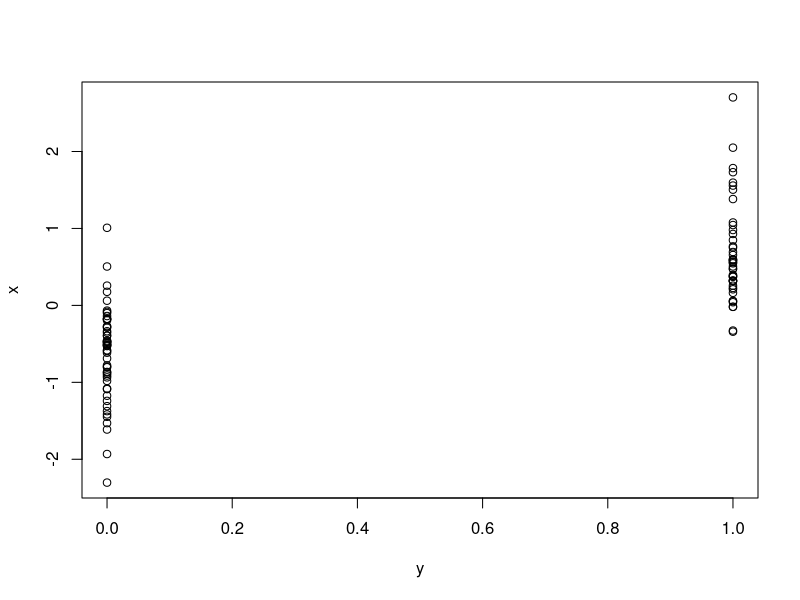
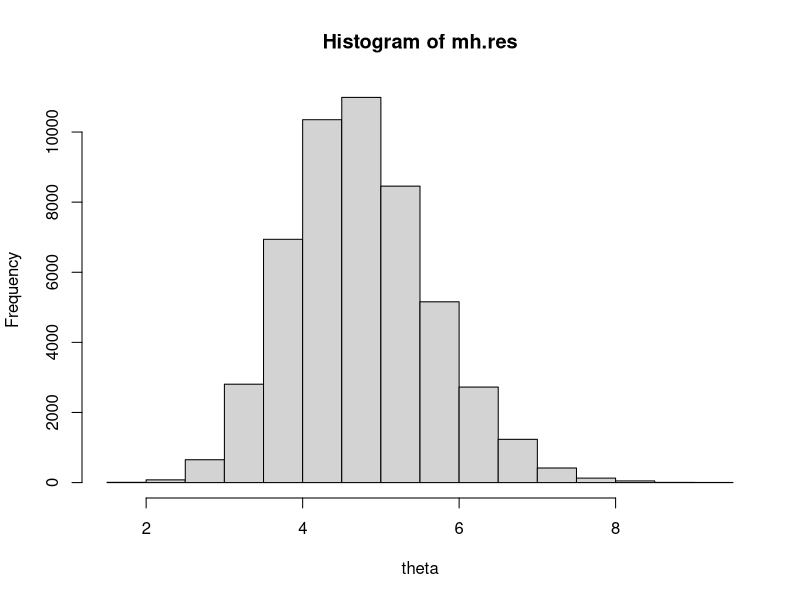

The R source for these figures, in order:
# a script with examples from the book (see README on my github page) using Metropolis-Hastings sampler
# from page 443

LRMH <- function(formula, mu0, sigma0, theta, delta, niter, data) {
  out <- rep(NA, niter)
  get.data <- all.vars(formula)
  y <- data[, get.data[1]]
  x <- data[, get.data[2]]
  
  for (i in 1:niter) {
    # this part should be generalized to accomodate more than one x, probably
    # something along the lines of %*% and counting the number of explanatory
    # variables
    theta.cand <- rnorm(1, mean = theta, sd = delta)
    z.cand <- theta.cand * x # specify linear predictor a la GLM
    z <- theta * x
    
    # calculate likelihoods and priors
    loglik.cand <- sum(dbinom(y, size = 1, prob = exp(z.cand)/(1 + exp(z.cand)), log = TRUE))
    logprior.cand <- dnorm(theta.cand, mean = mu0, sd = sigma0, log = TRUE)

    loglik <- sum(dbinom(y, size = 1, prob = exp(z)/(1 + exp(z)), log = TRUE))
    logprior <- dnorm(theta, mean = mu0, sd = sigma0, log = TRUE)
    
    ratio <- exp((loglik.cand + logprior.cand) - (loglik + logprior))
    
    if (runif(1) < ratio) {
      theta <- theta.cand
    }
    
    out[i] <- theta
  }
  
  out
}

# simulate some data for logistic regression where response variables
# takes 1 with P(theta)

set.seed(357)
x <- rnorm(100)
z <- 5 * x
theta <- plogis(z) # theta <- 1/(1 + exp(-z))

y <- rbinom(100, size = 1, prob = theta)

sim.data <- data.frame(y = y, x = x)
plot(sim.data)

# analyze using a "classical" GLM
summary(glm(y ~ -1 + x, data = sim.data, family = binomial))

# analyze using a MH algo
mh.res <- LRMH(y ~ x, data = sim.data, mu0 = 0, sigma0 = 3, theta = 3, delta = 3, niter = 50000)
hist(mh.res, xlab = "theta")
